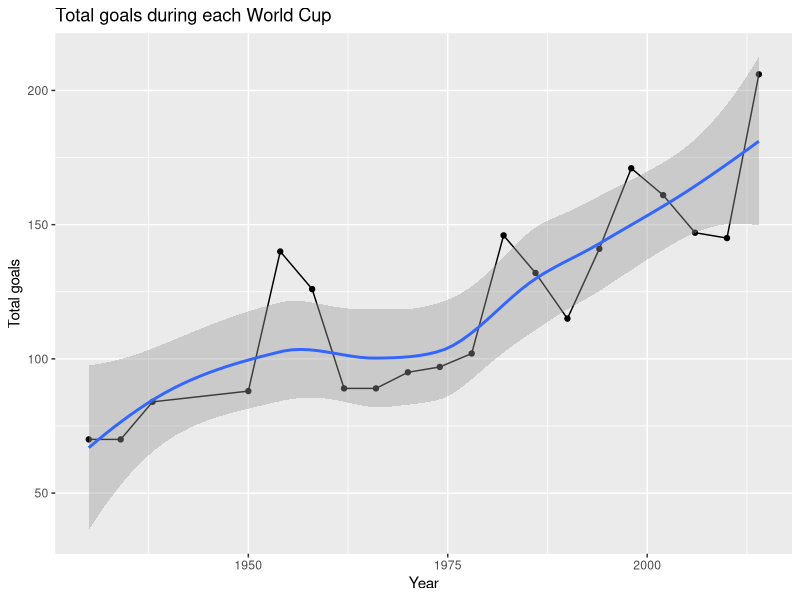

R code for this plot:
## ---- chunk 1
knitr::opts_chunk$set(echo = TRUE)
## ---- chunk 2
library(tidyverse)
## ---- chunk 3
wc <- read_csv("data/WorldCupMatches.csv")
## ---- chunk 4
wc_tots <- wc %>%
  mutate(total_goals = home_team_goals + away_team_goals) %>%
  group_by(year) %>%
  summarise(total_goals_year = sum(total_goals))
## ---- chunk 5
ggplot(data = wc_tots, aes(x = year, y = total_goals_year)) +
    geom_point() +
    geom_line() +
    geom_smooth() +
    labs(
      x = "Year", y = "Total goals",
      title = "Total goals during each World Cup"
    )
